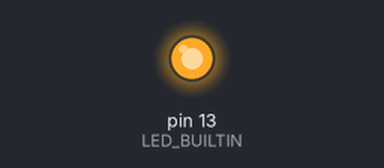
Simulated run of this sketch. Board: Arduino Uno, built with avr-gcc and run on an emulated ATmega328P. Parts: output pins drawn as LEDs (lit = HIGH).

Above: at 0.2 s.
At 17.5 s:
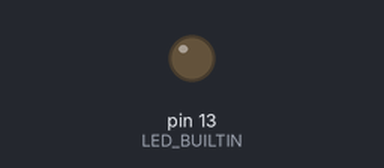
Timing chart, 0 to 19.5 s (numbered marks = the images above):
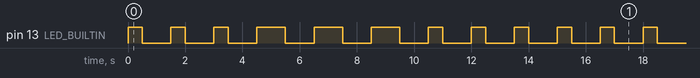

The sketch:

Task1.2_SOS.ino
```cpp
// the setup function  once when you press reset or power the board
void setup() {
  // initialize digital pin LED_BUILTIN as an output.
  pinMode(LED_BUILTIN, OUTPUT);
}

// the loop function runs over and over again forever
void loop() {
digitalWrite(LED_BUILTIN, HIGH);
delay(500);
digitalWrite(LED_BUILTIN, LOW);
delay(1000);
digitalWrite(LED_BUILTIN, HIGH);
delay(500);
digitalWrite(LED_BUILTIN, LOW);
delay(1000);
digitalWrite(LED_BUILTIN, HIGH);
delay(500);
digitalWrite(LED_BUILTIN, LOW);
delay(1000);

digitalWrite(LED_BUILTIN, HIGH);
delay(1000);
digitalWrite(LED_BUILTIN, LOW);
delay(1000);
digitalWrite(LED_BUILTIN, HIGH);
delay(1000);
digitalWrite(LED_BUILTIN, LOW);
delay(1000);
digitalWrite(LED_BUILTIN, HIGH);
delay(1000);
digitalWrite(LED_BUILTIN, LOW);
delay(1000);

digitalWrite(LED_BUILTIN, HIGH);
delay(500);
digitalWrite(LED_BUILTIN, LOW);
delay(1000);
digitalWrite(LED_BUILTIN, HIGH);
delay(500);
digitalWrite(LED_BUILTIN, LOW);
delay(1000);
digitalWrite(LED_BUILTIN, HIGH);
delay(500);
digitalWrite(LED_BUILTIN, LOW);
delay(1000);
}
```

Measured:
- by itself, pin 13 (LED_BUILTIN): repeats every 15.0 s: 2 × (LOW 1.0 s, HIGH 0.50 s), 3 × (LOW 1.0 s, HIGH 1.0 s), 4 × (LOW 1.0 s, HIGH 0.50 s)
- by itself, everything shown: repeats every 15.0 s, in 18 steps
